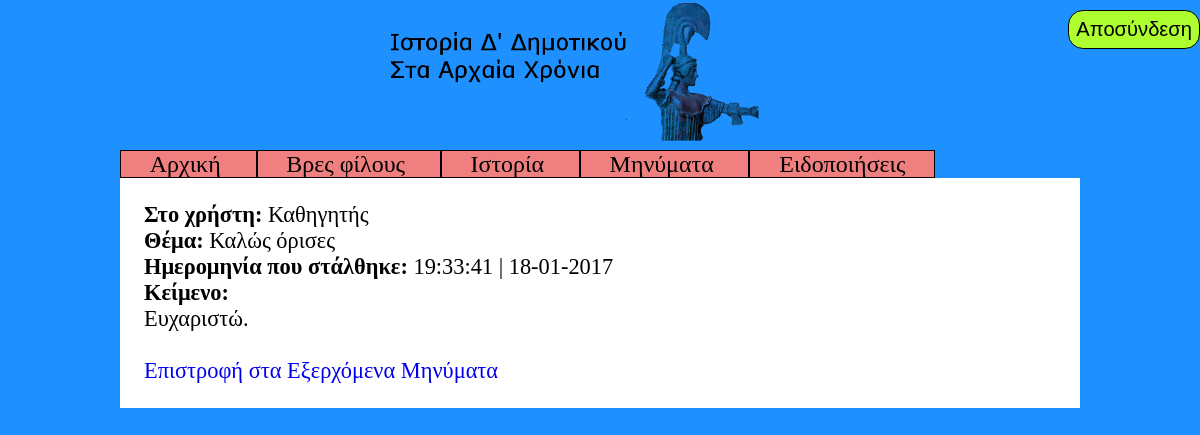
The page /code/learner/show_sent_message.php?id=25 (signed in) on the database its author committed.
### tables this page shows
CREATE TABLE `message` (
  `id` bigint(20) NOT NULL,
  `from_user` varchar(20) NOT NULL,
  `to_user` varchar(20) NOT NULL,
  `subject` varchar(20) NOT NULL,
  `text` text NOT NULL,
  `seen` tinyint(1) NOT NULL DEFAULT '0',
  `date` datetime NOT NULL
);

### code/learner/show_sent_message.php (the view, shortened to what this page needs)
<!DOCTYPE html>
<html>
<head>
	<link rel="stylesheet" type="text/css" href="lstyles.css" />
</head>
<body>
	<button class="logout" onclick="logout()"> Αποσύνδεση</button>
	<img src="../banner.png" alt="Ιστορία Δ' Δημοτικού Στα Αρχαία Χρόνια" class="banner">
	<div class="big menu">
		<span class="menul"> <a href="lhome.php" class="link_to_page"> Αρχική </a> </span>
		<span class="menul"> <a href="find_friend.php" class="link_to_page"> Βρες φίλους </a> </span>
		<span class="menul"> <a href="history.php" class="link_to_page"> Ιστορία </a> </span>
		<span class="menul"> <a href="message.php" class="link_to_page"> Μηνύματα </a> </span>
		<span class="menul"> <a href="notification.php" class="link_to_page"> Ειδοποιήσεις </a> </span>
	</div>
	<div class="main">
<?php
if ((isset($_GET["id"]))) {
	$id = $_GET["id"];
}
else {
	echo "<script> alert('Κάτι πήγε στραβά.'); location.href = 'sent_message.php'; </script>";
	exit();
}
$link = connect_to_database("../login_register_form.php");
$result = $link->query("SELECT * FROM message WHERE id=".$id);
$row = mysqli_fetch_array($result, MYSQLI_ASSOC);
if ($row["to_user"] == PROFESSOR_USERNAME) {
	$to_user = "Καθηγητής";
}
else {
	$to_user = $row["to_user"];
}
?>
		<b> Στο χρήστη: </b> <?php echo $to_user; ?> <br>
		<b> Θέμα: </b> <?php echo $row["subject"]; ?> <br>
		<b> Ημερομηνία που στάλθηκε: </b> <?php echo date("H:i:s | d-m-Y", strtotime($row["date"])); ?> <br>
		<b> Κείμενο: </b> <br>
		<?php echo str_replace("\n", "\n<br>", $row["text"]); ?> <br> <br>
		<a href="sent_message.php"> Επιστροφή στα Εξερχόμενα Μηνύματα </a>
	</div>
</body>
</html>

### code/learner/lstyles.css (style rules this page uses)
* { box-sizing: border-box; }
body { background-color: dodgerblue; font-family: "Verdana"; font-size: 140%; margin: 0; }
a { text-decoration: none; }
button { background-color: greenyellow; border: 1px solid black; font-size: 90%; padding: 7px; margin-top: 10px; border-radius: 15px; cursor: pointer; }
button.logout { float: right; }
img.banner { display: table-cell; margin-left: 32.5%; margin-right: 32.5%; width: 35%; }
div.menu { margin-right: 10%; margin-left: 10%; }
span.menul { border: 1px solid black; padding: 0 3%; background-color: lightcoral; transition: padding 0.5s; }
div.main { background-color: white; padding: 2%; margin-left: 10%; margin-right: 10%; }
.big { font-size: 107%; }
a.link_to_page { color: black; }

### rows shown on the page
message: to_user "Καθηγητής", subject "Καλώς όρισες", date "19:33:41 | 18-01-2017", text "Ευχαριστώ."
